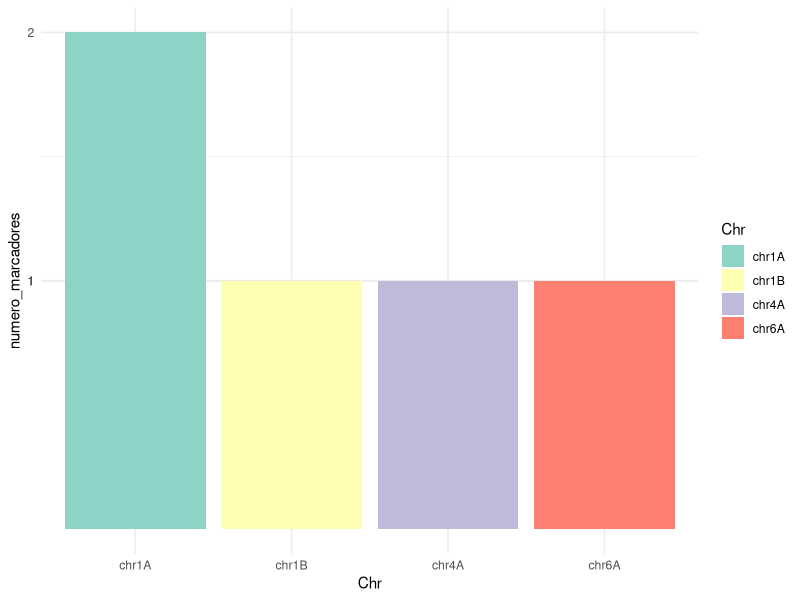

This figure's R source:
## script para buscar polimorfismos entre marcadores
# input: el df de entrada debe tener como columnas, por un lado una con IDs de los individuos y luego tantas columnas como marcadores se vayan a analizar
# para comprobar polimorfismos, se tienen que poner en list1 y list2 los nombres de los marcadores tal cual y como aparecen en las columnas, si no, no funciona
# recomiendo ponerlos como los índices de las columnas dentro del comando name, tal y como aparece en este script

# load libraries
library(dplyr)
library(ggplot2)
library(RColorBrewer)
# set working directory
setwd("C:/Users/Elia/Desktop/genetica/90k")

# funcion para buscar marcadores polimorficos
buscar_marcadores <- function(df, list1, list2){ # funcion para buscar marcadores a partir de un dataframe con los alelos y 2 listas introducidas por el user
  # subsets con los marcadores del input del user
  df1 <- select(df, all_of(list1))
  df2 <- select(df, all_of(list2))
  new_df <- data.frame() # data frame donde almacenar los marcadores polimorficos 
  for(i in 1:nrow(df)){ # recorremos el dataframe fila por fila
    values1 <- c()
    for(j in 1:ncol(df1)){
      values1 <- c(values1, df1[i,j]) # creamos un vector con los valores de esa fila para los elementos de la primera lista
    }
    if(length(unique(values1)) == 1 && (unique(values1) != 2)){ # si solo hay un valor unico (es decir, todos son 0 o todos son 1), miramos los valores de esa fila para los elementos de la segunda lista
      values2 <- c()
      for(k in 1:ncol(df2)){
        values2 <- c(values2, df2[i,k]) # añadimos los valores de esa fila para los elementos de la segunda lista
      }
      if((length(unique(values2)) == 1) && (unique(values1) != unique(values2)) && (unique(values2) != 2)){ # si tambien hay solo un valor unico y es diferente al de la primera lista, añadimos esa fila completa al nuevo dataframe
        new_df <- rbind(new_df, df[i,])
      }
    } 
  }  
  return(new_df)
}


# set working directory
# load / clean data
df <- read.table("mgeno_spain_fil.txt", header = TRUE, sep = "\t", check.names = FALSE)

# user input - tiene que crear una lista con el nombre de los marcadores entre los que quiere comprobar el polimorfismo; se puede crear cogiendo los nombres de las columnas de cada marcador, como se ve abajo
list1 <- names(df[,4:8])
list2 <- names(df[,19:23])
# obtener marcadores polimorficos con la funcion buscar_marcadores a partir del subset del dataframe con la info de los alelos y las listas introducidas por el user
polimorficos <- buscar_marcadores(df, list1, list2)
# quedarme solo con las columnas de los marcadores que aparecen en list1 y list2
polimorficos <- polimorficos %>% select(1:3, all_of(append(list1, list2))) %>% arrange(Position) %>% arrange(Chr) # quedarme solo con las columnas de los marcadores que estan en la lista que hemos introducido y ordenar el output por cromosoma y posicion
# guardar en un archivo .txt
write.table(polimorficos, file = "marcadores_polimorficos.txt", sep = ";", row.names = FALSE, append = FALSE)

# representacion de numero de marcadores distinto por cromosoma 
num_chr <- polimorficos %>% group_by(Chr) %>% summarise(numero_marcadores = n())
## bar plot
# png("marcadores_por_cromosoma.png", width = 950, height = 400) # si quiero guardarlo en un .png
ggplot(data=num_chr, aes(x=Chr, y=numero_marcadores, fill = Chr)) +
  geom_bar(stat="identity") +
  scale_fill_brewer(palette="Set3") +
  scale_y_continuous(breaks=as.vector(num_chr$numero_marcadores)) +
  # geom_text(aes(label=n), vjust=-0.3, size=3.5)+
  theme_minimal()      
# dev.off() # si quiero guardarlo en un .png



